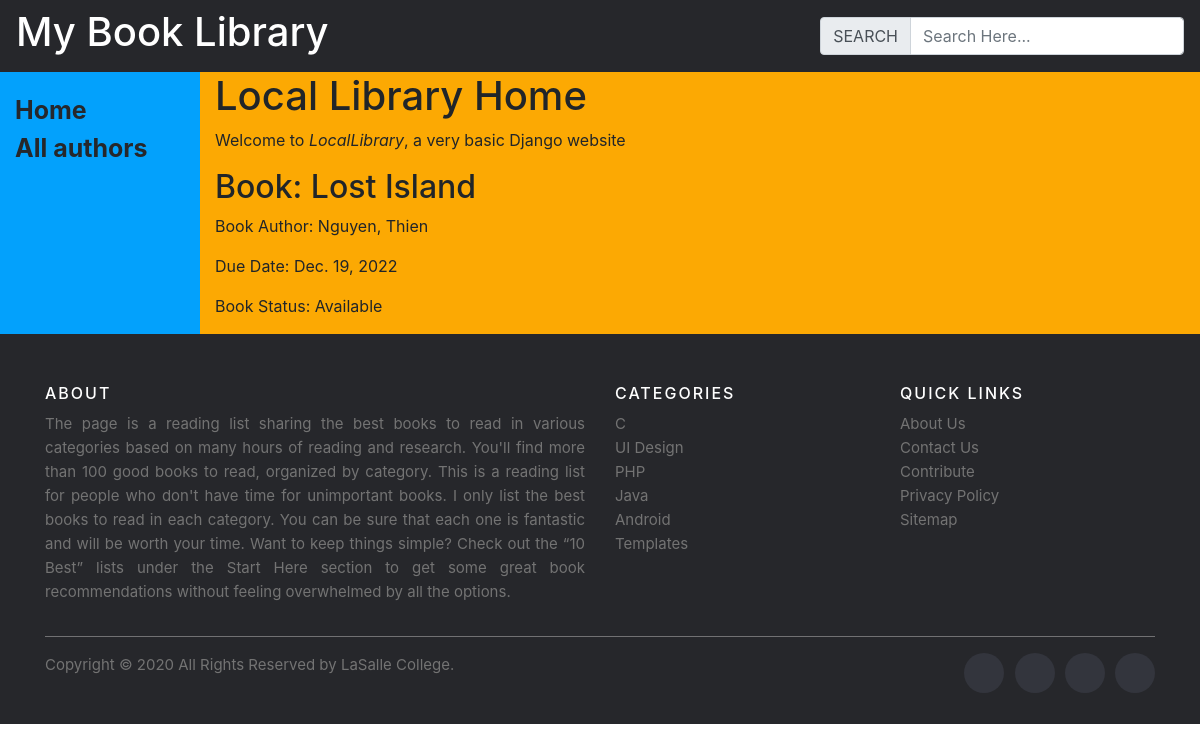
Screenshot of /book/1/ with the database file from the repository.
### posts/models.py (models this page shows, shortened)
class BookInstance(models.Model):
    status_list = [('m','Maintenance'),('b','Booked'),('a','Available'),('r','Reserved')]
    book = models.OneToOneField(Book,on_delete = models.CASCADE)
    status = models.CharField(max_length = 9,choices = status_list, default = 'm')
    due_date = models.DateField(default= timezone.now)

class Book(models.Model):
    title = models.CharField(max_length=200)
    author = models.OneToOneField(Author,on_delete = models.CASCADE)
    summary = models.TextField()
    isbn = models.CharField(max_length = 13)
    genre = models.ForeignKey(Genre,on_delete = models.CASCADE)

class Author(models.Model):
    firstName = models.CharField(max_length=200)
    lastName = models.CharField(max_length=200)
    date_of_birth = models.DateField(default= timezone.now)
    def __str__(self):
        return f'{self.lastName}, {self.firstName}'

### posts/views.py (the view)
# urls.py: path('book/<int:received_id>/',views.book, name = 'posts-detailBook'),
def book(request, **kwargs):
    return render(request,'mylibrary/bookInstance.html',{'bookIns':BookInstance.objects.get(id = kwargs['received_id'])})

### posts/templates/mylibrary/bookInstance.html (shortened to what this page needs)
{% extends "mylibrary/base_generic.html" %}
{% block content %}
<h1>Local Library Home</h1>
<p>Welcome to <em>LocalLibrary</em>, a very basic Django website </p>
<h2>Book: {{bookIns.book.title}}</h2>
<p> Book Author: {{bookIns.book.author}}</p>
<p> Due Date: {{bookIns.due_date}}</p>
	{% if bookIns.status == 'a'%}
<p> Book Status: Available</p>
	{% endif %}
{% endblock %}

### rows the page displays
BookInstance: book "Lost Island", book.author "Nguyen, Thien", due_date "Dec. 19, 2022"
